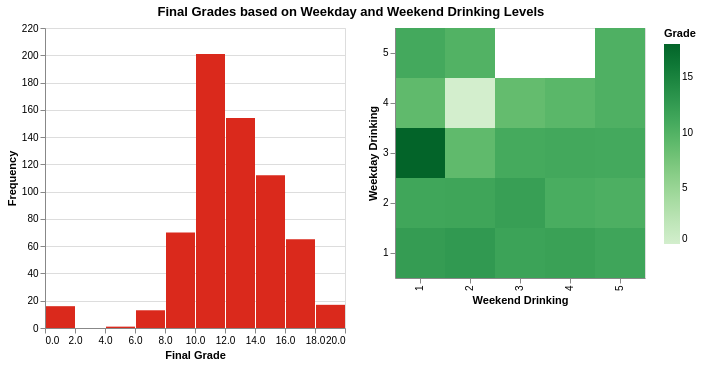

The notebook cell this image was saved under:
### Code cell
title = alt.TitleParams("Final Grades based on Weekday and Weekend Drinking Levels", anchor='middle')

select = alt.selection_point(fields=['Walc', 'Dalc'])

heatmap = alt.Chart(
    df.pivot_table(values='G3', index='Walc', columns='Dalc', aggfunc='mean') \
                    .reset_index().rename_axis(None, axis=1) \
                    .melt(id_vars=['Walc'], value_vars=[1, 2, 3, 4, 5]) \
                    .rename({'variable':'Dalc', 'value':'Grade'}, axis=1),
    height=250,
    width=250,
).mark_rect().encode(
    x=alt.X('Walc:O').title("Weekend Drinking"),
    y=alt.Y('Dalc:O', scale=alt.Scale(reverse=True)).title("Weekday Drinking"),
    color=alt.Color('Grade').scale(scheme='greens'),
    opacity=alt.when(select).then(alt.value(1)).otherwise(alt.value(0.4)),
).add_params(
    select
)

hist = alt.Chart(df).mark_bar().encode(
    x=alt.X("G3", bin=True, title='Final Grade'),
    y=alt.Y('count(G3):Q', title='Frequency'),
    color=alt.value("#DA291C")
).transform_filter(
    select
)

interactive_heatmap = alt.hconcat(hist, heatmap, title=title)
interactive_heatmap

### Figure 1 — Vega-Lite specification as saved in the notebook (floating-point values rounded to 4 significant figures; data arrays with more than 128 entries replaced by an {"elided": "..."} marker saying what was removed)
{"config": {"view": {"continuousWidth": 300, "continuousHeight": 300}}, "hconcat": [{"data": {"name": "data-1995b4b9a64049e5ecc59bbebc1b72f7"}, "mark": {"type": "bar"}, "encoding": {"color": {"value": "#DA291C"}, "x": {"bin": true, "field": "G3", "title": "Final Grade", "type": "quantitative"}, "y": {"aggregate": "count", "field": "G3", "title": "Frequency", "type": "quantitative"}}, "transform": [{"filter": {"param": "param_61"}}]}, {"data": {"name": "data-a6d4666a9c0240b54fbfd9f2d3257979"}, "mark": {"type": "rect"}, "encoding": {"color": {"field": "Grade", "scale": {"scheme": "greens"}, "type": "quantitative"}, "opacity": {"condition": [{"param": "param_61", "value": 1}], "value": 0.4}, "x": {"field": "Walc", "title": "Weekend Drinking", "type": "ordinal"}, "y": {"field": "Dalc", "scale": {"reverse": true}, "title": "Weekday Drinking", "type": "ordinal"}}, "height": 250, "name": "view_27", "width": 250}], "params": [{"name": "param_61", "select": {"type": "point", "fields": ["Walc", "Dalc"]}, "views": ["view_27"]}], "title": {"text": "Final Grades based on Weekday and Weekend Drinking Levels", "anchor": "middle"}, "$schema": "https://vega.github.io/schema/vega-lite/v5.20.1.json", "datasets": {"data-1995b4b9a64049e5ecc59bbebc1b72f7": {"elided": "649 records"}, "data-a6d4666a9c0240b54fbfd9f2d3257979": [{"Walc": 1, "Dalc": 1, "Grade": 12.37}, {"Walc": 2, "Dalc": 1, "Grade": 12.65}, {"Walc": 3, "Dalc": 1, "Grade": 11.67}, {"Walc": 4, "Dalc": 1, "Grade": 11.86}, {"Walc": 5, "Dalc": 1, "Grade": 11.4}, {"Walc": 1, "Dalc": 2, "Grade": 11.33}, {"Walc": 2, "Dalc": 2, "Grade": 11.47}, {"Walc": 3, "Dalc": 2, "Grade": 12.09}, {"Walc": 4, "Dalc": 2, "Grade": 10.56}, {"Walc": 5, "Dalc": 2, "Grade": 10.29}, {"Walc": 1, "Dalc": 3, "Grade": 18.0}, {"Walc": 2, "Dalc": 3, "Grade": 9.0}, {"Walc": 3, "Dalc": 3, "Grade": 10.89}, {"Walc": 4, "Dalc": 3, "Grade": 11.1}, {"Walc": 5, "Dalc": 3, "Grade": 11.0}, {"Walc": 1, "Dalc": 4, "Grade": 9.0}, {"Walc": 2, "Dalc": 4, "Grade": 0.0}, {"Walc": 3, "Dalc": 4, "Grade": 8.75}, {"Walc": 4, "Dalc": 4, "Grade": 9.4}, {"Walc": 5, "Dalc": 4, "Grade": 10.17}, {"Walc": 1, "Dalc": 5, "Grade": 11.0}, {"Walc": 2, "Dalc": 5, "Grade": 10.0}, {"Walc": 3, "Dalc": 5, "Grade": null}, {"Walc": 4, "Dalc": 5, "Grade": null}, {"Walc": 5, "Dalc": 5, "Grade": 10.2}]}}
